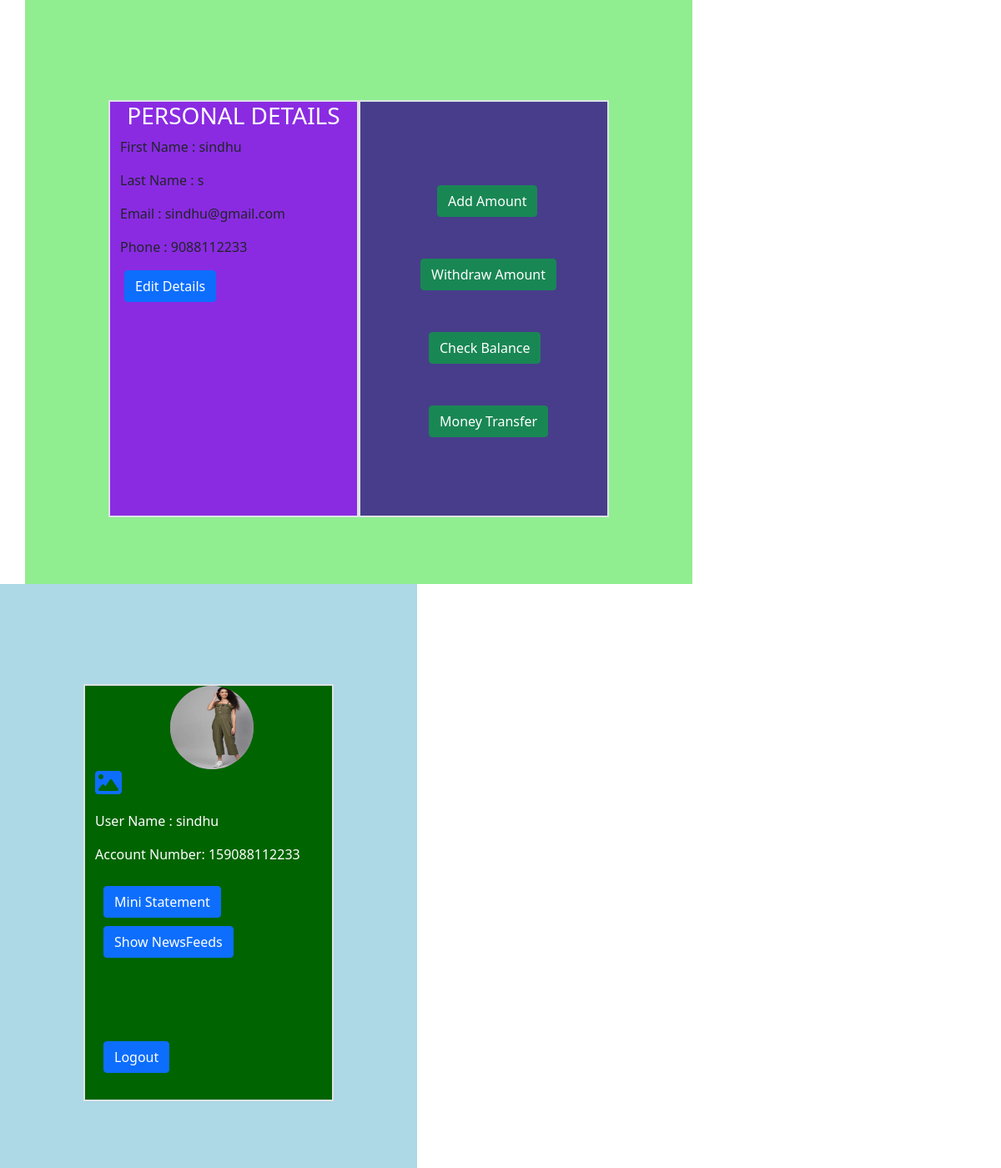
The page /bankapp/profile (signed in) on the database its author committed.
### bankapp/models.py (models this page shows)
class regmodel(models.Model):
    firstname=models.CharField(max_length=50)
    lastname=models.CharField(max_length=50)
    username=models.CharField(max_length=50)
    email=models.EmailField()
    phone=models.IntegerField()
    image=models.FileField(upload_to='bankapp/static')
    pin=models.CharField(max_length=20)
    balance=models.IntegerField()
    acnum=models.IntegerField()

### bankapp/views.py (the view)
# urls.py: path("profile",profile),
def profile(request):
    try:
        id1=request.session['id']
        a=regmodel.objects.get(id=id1)
        img=str(a.image).split('/')[-1]
        return render(request,"profile.html",{'a':a,'img':img})
    except:
        return redirect(login)

### bankapp/templates/profile.html (shortened to what this page needs)
<!DOCTYPE html>
{% load static %}
<html lang="en">
<head>
    <link href="https://cdn.jsdelivr.net/npm/bootstrap@5.0.2/dist/css/bootstrap.min.css" rel="stylesheet">
</head>
<body>
<div class="container" style="height:700px;width:800px;background-color:lightgreen;float:left;margin-left:30px;">
<div class="row">
        <div class="col-4 border border-2" style="background-color:blueviolet;height:500px;width:300px;margin-top:120px;margin-left:100px;">
            <h3 align="center" style="color:white;">PERSONAL DETAILS</h3>
            <p>First Name : {{a.firstname}}</p>
            <p>Last Name : {{a.lastname}}</p>
            <p>Email : {{a.email}}</p>
            <p>Phone : {{a.phone}}</p>
            <a href="http://127.0.0.1:8000/bankapp/edit/{{a.id}}" class="btn btn-primary" style="margin-left:5px;">Edit Details</a>
        </div>
        <div class="col-4 border border-2" style="background-color:darkslateblue;height:500px;width:300px;margin-top:120px;">
            <a href="http://127.0.0.1:8000/bankapp/addamount/{{a.id}}" class="btn btn-success" style="margin-top:100px;margin-left:80px;">Add Amount</a>
            <a href="http://127.0.0.1:8000/bankapp/withdrawamount/{{a.id}}" class="btn btn-success" style="margin-top:50px;margin-left:60px;">Withdraw Amount</a>
            <a href="http://127.0.0.1:8000/bankapp/checkbalance/{{a.id}}" class="btn btn-success" style="margin-top:50px;margin-left:70px;">Check Balance</a>
            <a href="http://127.0.0.1:8000/bankapp/moneytransfer/{{a.id}}" class="btn btn-success" style="margin-top:50px;margin-left:70px;">Money Transfer</a>
        </div>
</div>
</div>
<div class="container" style="height:700px;width:500px;float:left;background-color:lightblue;">
    <div class="row">
        <div class="col-4 border border-2" style="background-color:darkgreen;height:500px;width:300px;margin-top:120px;margin-left:100px;">
            <div style="height:100px;width:100px;background-color:grey;border-radius:100px;margin-left:90px;">
                <img src="{% static img %}" style="height:100px;width:100px;border-radius:100px;">
            </div>
            <p><a href="http://127.0.0.1:8000/bankapp/editpic/{{a.id}}"><i class="fa-solid fa-image fa-2x"></i></a></p>
            <p><label style="color:white;">User Name : {{a.username}} </label></p>
            <p><label  style="color:white;">Account Number: {{a.acnum}}</label></p>
            <a href="http://127.0.0.1:8000/bankapp/ministatement/{{a.id}}" class="btn btn-primary" style="margin-top:10px;margin-left:10px;">Mini Statement</a>
            <a href="http://127.0.0.1:8000/bankapp/newsdisplay/" class="btn btn-primary" style="margin-top:10px;margin-left:10px;">Show NewsFeeds</a>
            <p><a href="http://127.0.0.1:8000/bankapp/logout/" class="btn btn-primary" style="margin-top:100px;margin-left:10px;">Logout</a></p>
        </div>
    </div>
</div>
</body>
</html>

### rows shown on the page
regmodel: firstname "sindhu", lastname "s", email "sindhu@gmail.com", phone "9088112233", username "sindhu", acnum "159088112233"
